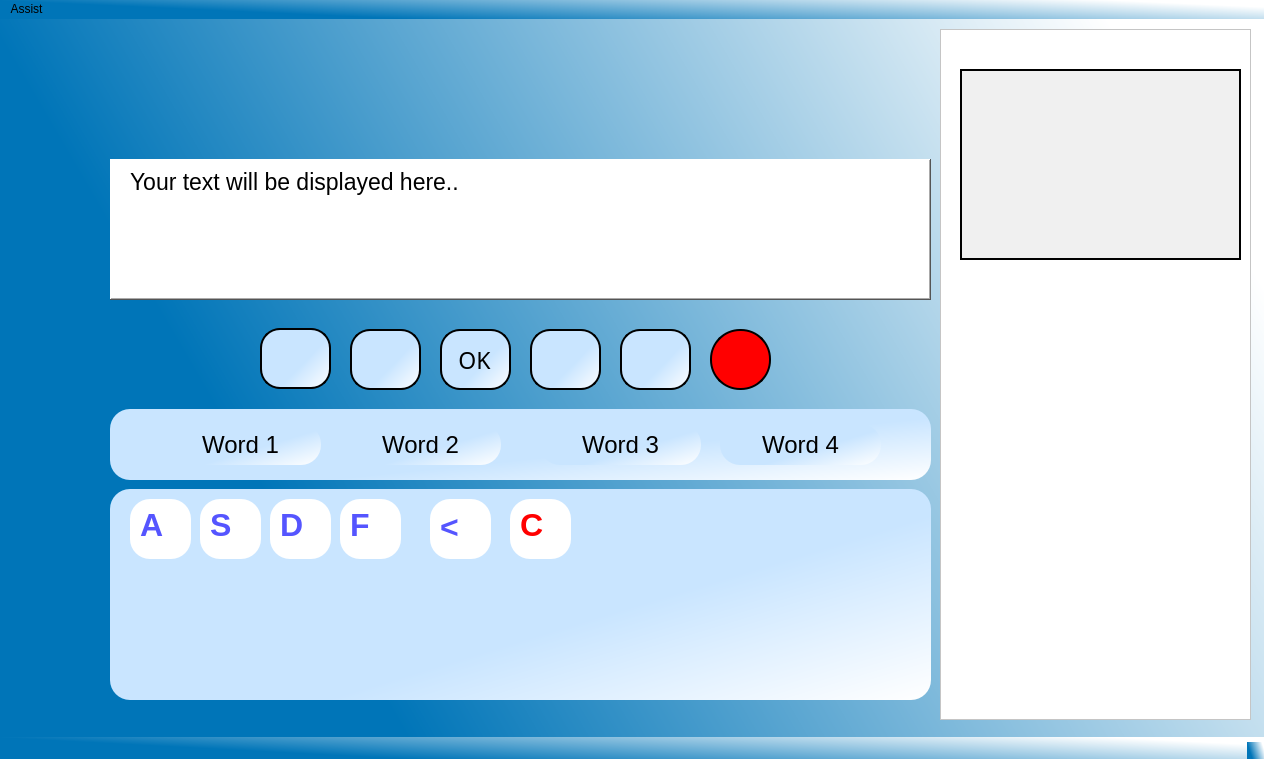
<?xml version="1.0" encoding="UTF-8"?>
<ui version="4.0">
 <class>MainWindow</class>
 <widget class="QMainWindow" name="MainWindow">
  <property name="geometry">
   <rect>
    <x>0</x>
    <y>0</y>
    <width>1264</width>
    <height>759</height>
   </rect>
  </property>
  <property name="windowTitle">
   <string>MainWindow</string>
  </property>
  <property name="styleSheet">
   <string notr="true">
background-color: qlineargradient(spread:pad, x1:0, y1:0.329545, x2:1, y2:0, stop:0.0894737 rgba(0, 117, 184, 255), stop:0.884211 rgba(255, 255, 255, 255));</string>
  </property>
  <widget class="QWidget" name="centralwidget">
   <widget class="QFrame" name="keyboard">
    <property name="geometry">
     <rect>
      <x>110</x>
      <y>470</y>
      <width>821</width>
      <height>211</height>
     </rect>
    </property>
    <property name="styleSheet">
     <string notr="true">
background-color: qlineargradient(spread:pad, x1:0.568, y1:0.636727, x2:1, y2:1, stop:0 rgba(201, 229, 255, 255), stop:1 rgba(255, 255, 255, 255));

border-radius: 20px;</string>
    </property>
    <property name="frameShape">
     <enum>QFrame::WinPanel</enum>
    </property>
    <property name="frameShadow">
     <enum>QFrame::Raised</enum>
    </property>
    <widget class="QFrame" name="a_button">
     <property name="geometry">
      <rect>
       <x>20</x>
       <y>10</y>
       <width>61</width>
       <height>60</height>
      </rect>
     </property>
     <property name="styleSheet">
      <string notr="true">background-color: rgb(255, 255, 255);</string>
     </property>
     <property name="frameShape">
      <enum>QFrame::WinPanel</enum>
     </property>
     <property name="frameShadow">
      <enum>QFrame::Raised</enum>
     </property>
     <property name="lineWidth">
      <number>7</number>
     </property>
     <widget class="QLabel" name="letter_a">
      <property name="geometry">
       <rect>
        <x>10</x>
        <y>10</y>
        <width>31</width>
        <height>31</height>
       </rect>
      </property>
      <property name="font">
       <font>
        <pointsize>24</pointsize>
        <weight>75</weight>
        <bold>true</bold>
       </font>
      </property>
      <property name="styleSheet">
       <string notr="true">color: rgb(85, 85, 255);</string>
      </property>
      <property name="frameShadow">
       <enum>QFrame::Plain</enum>
      </property>
      <property name="text">
       <string>A</string>
      </property>
     </widget>
    </widget>
    <widget class="QFrame" name="s_button">
     <property name="geometry">
      <rect>
       <x>90</x>
       <y>10</y>
       <width>61</width>
       <height>60</height>
      </rect>
     </property>
     <property name="styleSheet">
      <string notr="true">background-color: rgb(255, 255, 255);</string>
     </property>
     <property name="frameShape">
      <enum>QFrame::WinPanel</enum>
     </property>
     <property name="frameShadow">
      <enum>QFrame::Raised</enum>
     </property>
     <property name="lineWidth">
      <number>7</number>
     </property>
     <widget class="QLabel" name="letter_s">
      <property name="geometry">
       <rect>
        <x>10</x>
        <y>10</y>
        <width>31</width>
        <height>31</height>
       </rect>
      </property>
      <property name="font">
       <font>
        <pointsize>24</pointsize>
        <weight>75</weight>
        <bold>true</bold>
       </font>
      </property>
      <property name="styleSheet">
       <string notr="true">color: rgb(85, 85, 255);</string>
      </property>
      <property name="frameShadow">
       <enum>QFrame::Plain</enum>
      </property>
      <property name="text">
       <string>S</string>
      </property>
     </widget>
    </widget>
    <widget class="QFrame" name="d_button">
     <property name="geometry">
      <rect>
       <x>160</x>
       <y>10</y>
       <width>61</width>
       <height>60</height>
      </rect>
     </property>
     <property name="styleSheet">
      <string notr="true">background-color: rgb(255, 255, 255);</string>
     </property>
     <property name="frameShape">
      <enum>QFrame::WinPanel</enum>
     </property>
     <property name="frameShadow">
      <enum>QFrame::Raised</enum>
     </property>
     <property name="lineWidth">
      <number>7</number>
     </property>
     <widget class="QLabel" name="letter_d">
      <property name="geometry">
       <rect>
        <x>10</x>
        <y>10</y>
        <width>31</width>
        <height>31</height>
       </rect>
      </property>
      <property name="font">
       <font>
        <pointsize>24</pointsize>
        <weight>75</weight>
        <bold>true</bold>
       </font>
      </property>
      <property name="styleSheet">
       <string notr="true">color: rgb(85, 85, 255);</string>
      </property>
      <property name="frameShadow">
       <enum>QFrame::Plain</enum>
      </property>
      <property name="text">
       <string>D</string>
      </property>
     </widget>
    </widget>
    <widget class="QFrame" name="f_button">
     <property name="geometry">
      <rect>
       <x>230</x>
       <y>10</y>
       <width>61</width>
       <height>60</height>
      </rect>
     </property>
     <property name="styleSheet">
      <string notr="true">background-color: rgb(255, 255, 255);</string>
     </property>
     <property name="frameShape">
      <enum>QFrame::WinPanel</enum>
     </property>
     <property name="frameShadow">
      <enum>QFrame::Raised</enum>
     </property>
     <property name="lineWidth">
      <number>7</number>
     </property>
     <widget class="QLabel" name="letter_f">
      <property name="geometry">
       <rect>
        <x>10</x>
        <y>10</y>
        <width>31</width>
        <height>31</height>
       </rect>
      </property>
      <property name="font">
       <font>
        <pointsize>24</pointsize>
        <weight>75</weight>
        <bold>true</bold>
       </font>
      </property>
      <property name="styleSheet">
       <string notr="true">color: rgb(85, 85, 255);</string>
      </property>
      <property name="frameShadow">
       <enum>QFrame::Plain</enum>
      </property>
      <property name="text">
       <string>F</string>
      </property>
     </widget>
    </widget>
    <widget class="QFrame" name="back_button">
     <property name="geometry">
      <rect>
       <x>320</x>
       <y>10</y>
       <width>61</width>
       <height>60</height>
      </rect>
     </property>
     <property name="styleSheet">
      <string notr="true">background-color: rgb(255, 255, 255);</string>
     </property>
     <property name="frameShape">
      <enum>QFrame::WinPanel</enum>
     </property>
     <property name="frameShadow">
      <enum>QFrame::Raised</enum>
     </property>
     <property name="lineWidth">
      <number>7</number>
     </property>
     <widget class="QLabel" name="backspace">
      <property name="geometry">
       <rect>
        <x>10</x>
        <y>10</y>
        <width>31</width>
        <height>31</height>
       </rect>
      </property>
      <property name="font">
       <font>
        <pointsize>24</pointsize>
        <weight>75</weight>
        <bold>true</bold>
       </font>
      </property>
      <property name="styleSheet">
       <string notr="true">color: rgb(85, 85, 255);</string>
      </property>
      <property name="frameShadow">
       <enum>QFrame::Plain</enum>
      </property>
      <property name="text">
       <string>&lt;</string>
      </property>
     </widget>
    </widget>
    <widget class="QFrame" name="clear_button">
     <property name="geometry">
      <rect>
       <x>400</x>
       <y>10</y>
       <width>61</width>
       <height>60</height>
      </rect>
     </property>
     <property name="styleSheet">
      <string notr="true">background-color: rgb(255, 255, 255);</string>
     </property>
     <property name="frameShape">
      <enum>QFrame::WinPanel</enum>
     </property>
     <property name="frameShadow">
      <enum>QFrame::Raised</enum>
     </property>
     <property name="lineWidth">
      <number>7</number>
     </property>
     <widget class="QLabel" name="clear_Button">
      <property name="geometry">
       <rect>
        <x>10</x>
        <y>10</y>
        <width>31</width>
        <height>31</height>
       </rect>
      </property>
      <property name="font">
       <font>
        <pointsize>24</pointsize>
        <weight>75</weight>
        <bold>true</bold>
       </font>
      </property>
      <property name="styleSheet">
       <string notr="true">color: rgb(255, 0, 0);</string>
      </property>
      <property name="frameShadow">
       <enum>QFrame::Plain</enum>
      </property>
      <property name="text">
       <string>C</string>
      </property>
     </widget>
    </widget>
   </widget>
   <widget class="QFrame" name="word_palette">
    <property name="geometry">
     <rect>
      <x>110</x>
      <y>390</y>
      <width>821</width>
      <height>71</height>
     </rect>
    </property>
    <property name="styleSheet">
     <string notr="true">background-color: qlineargradient(spread:pad, x1:0.568, y1:0.636727, x2:1, y2:1, stop:0 rgba(201, 229, 255, 255), stop:1 rgba(255, 255, 255, 255));
border-bottom-color: rgb(255, 255, 255);
border-radius: 20px;</string>
    </property>
    <property name="frameShape">
     <enum>QFrame::WinPanel</enum>
    </property>
    <property name="frameShadow">
     <enum>QFrame::Raised</enum>
    </property>
    <widget class="QLabel" name="word1">
     <property name="enabled">
      <bool>true</bool>
     </property>
     <property name="geometry">
      <rect>
       <x>50</x>
       <y>15</y>
       <width>161</width>
       <height>41</height>
      </rect>
     </property>
     <property name="font">
      <font>
       <pointsize>18</pointsize>
       <weight>50</weight>
       <bold>false</bold>
      </font>
     </property>
     <property name="frameShadow">
      <enum>QFrame::Raised</enum>
     </property>
     <property name="text">
      <string>Word 1</string>
     </property>
     <property name="alignment">
      <set>Qt::AlignCenter</set>
     </property>
    </widget>
    <widget class="QLabel" name="word2">
     <property name="enabled">
      <bool>true</bool>
     </property>
     <property name="geometry">
      <rect>
       <x>230</x>
       <y>15</y>
       <width>161</width>
       <height>41</height>
      </rect>
     </property>
     <property name="font">
      <font>
       <pointsize>18</pointsize>
       <weight>50</weight>
       <bold>false</bold>
      </font>
     </property>
     <property name="frameShadow">
      <enum>QFrame::Raised</enum>
     </property>
     <property name="text">
      <string>Word 2</string>
     </property>
     <property name="alignment">
      <set>Qt::AlignCenter</set>
     </property>
    </widget>
    <widget class="QLabel" name="word3">
     <property name="enabled">
      <bool>true</bool>
     </property>
     <property name="geometry">
      <rect>
       <x>430</x>
       <y>15</y>
       <width>161</width>
       <height>41</height>
      </rect>
     </property>
     <property name="font">
      <font>
       <pointsize>18</pointsize>
       <weight>50</weight>
       <bold>false</bold>
      </font>
     </property>
     <property name="frameShadow">
      <enum>QFrame::Raised</enum>
     </property>
     <property name="text">
      <string>Word 3</string>
     </property>
     <property name="alignment">
      <set>Qt::AlignCenter</set>
     </property>
    </widget>
    <widget class="QLabel" name="word4">
     <property name="enabled">
      <bool>true</bool>
     </property>
     <property name="geometry">
      <rect>
       <x>610</x>
       <y>15</y>
       <width>161</width>
       <height>41</height>
      </rect>
     </property>
     <property name="font">
      <font>
       <pointsize>18</pointsize>
       <weight>50</weight>
       <bold>false</bold>
      </font>
     </property>
     <property name="frameShadow">
      <enum>QFrame::Raised</enum>
     </property>
     <property name="text">
      <string>Word 4</string>
     </property>
     <property name="alignment">
      <set>Qt::AlignCenter</set>
     </property>
    </widget>
   </widget>
   <widget class="QFrame" name="Text_Display">
    <property name="geometry">
     <rect>
      <x>110</x>
      <y>140</y>
      <width>821</width>
      <height>141</height>
     </rect>
    </property>
    <property name="styleSheet">
     <string notr="true">background-color: rgb(255, 255, 255);</string>
    </property>
    <property name="frameShape">
     <enum>QFrame::WinPanel</enum>
    </property>
    <property name="frameShadow">
     <enum>QFrame::Raised</enum>
    </property>
    <widget class="QLabel" name="Text_area">
     <property name="geometry">
      <rect>
       <x>20</x>
       <y>10</y>
       <width>781</width>
       <height>111</height>
      </rect>
     </property>
     <property name="font">
      <font>
       <pointsize>17</pointsize>
      </font>
     </property>
     <property name="text">
      <string>Your text will be displayed here..</string>
     </property>
     <property name="alignment">
      <set>Qt::AlignLeading|Qt::AlignLeft|Qt::AlignTop</set>
     </property>
    </widget>
   </widget>
   <widget class="QFrame" name="up_button">
    <property name="geometry">
     <rect>
      <x>260</x>
      <y>309</y>
      <width>71</width>
      <height>61</height>
     </rect>
    </property>
    <property name="styleSheet">
     <string notr="true">background-color: qlineargradient(spread:pad, x1:0.568, y1:0.636727, x2:1, y2:1, stop:0 rgba(201, 229, 255, 255), stop:1 rgba(255, 255, 255, 255));
border: 2px solid black;
border-radius: 20px;
</string>
    </property>
    <property name="frameShape">
     <enum>QFrame::NoFrame</enum>
    </property>
    <property name="frameShadow">
     <enum>QFrame::Plain</enum>
    </property>
    <widget class="QLabel" name="up_icon">
     <property name="geometry">
      <rect>
       <x>10</x>
       <y>10</y>
       <width>51</width>
       <height>41</height>
      </rect>
     </property>
     <property name="styleSheet">
      <string notr="true">background-color: transparent;
border: opx;
border-radius: 0px;
</string>
     </property>
     <property name="text">
      <string/>
     </property>
     <property name="pixmap">
      <pixmap>../images/up.png</pixmap>
     </property>
     <property name="scaledContents">
      <bool>true</bool>
     </property>
    </widget>
   </widget>
   <widget class="QFrame" name="left_button">
    <property name="geometry">
     <rect>
      <x>350</x>
      <y>310</y>
      <width>71</width>
      <height>61</height>
     </rect>
    </property>
    <property name="styleSheet">
     <string notr="true">background-color: qlineargradient(spread:pad, x1:0.568, y1:0.636727, x2:1, y2:1, stop:0 rgba(201, 229, 255, 255), stop:1 rgba(255, 255, 255, 255));
border: 2px solid black;
border-radius: 20px;
</string>
    </property>
    <property name="frameShape">
     <enum>QFrame::NoFrame</enum>
    </property>
    <property name="frameShadow">
     <enum>QFrame::Plain</enum>
    </property>
    <widget class="QLabel" name="left_icon">
     <property name="geometry">
      <rect>
       <x>10</x>
       <y>10</y>
       <width>51</width>
       <height>41</height>
      </rect>
     </property>
     <property name="styleSheet">
      <string notr="true">background-color: transparent;
border: opx;
border-radius: 0px;
</string>
     </property>
     <property name="text">
      <string/>
     </property>
     <property name="pixmap">
      <pixmap>../images/left.png</pixmap>
     </property>
     <property name="scaledContents">
      <bool>true</bool>
     </property>
    </widget>
   </widget>
   <widget class="QFrame" name="ok_button">
    <property name="geometry">
     <rect>
      <x>440</x>
      <y>310</y>
      <width>71</width>
      <height>61</height>
     </rect>
    </property>
    <property name="styleSheet">
     <string notr="true">background-color: qlineargradient(spread:pad, x1:0.568, y1:0.636727, x2:1, y2:1, stop:0 rgba(201, 229, 255, 255), stop:1 rgba(255, 255, 255, 255));
border: 2px solid black;
border-radius: 20px;
</string>
    </property>
    <property name="frameShape">
     <enum>QFrame::NoFrame</enum>
    </property>
    <property name="frameShadow">
     <enum>QFrame::Plain</enum>
    </property>
    <widget class="QLabel" name="ok_icon">
     <property name="geometry">
      <rect>
       <x>4</x>
       <y>5</y>
       <width>61</width>
       <height>51</height>
      </rect>
     </property>
     <property name="font">
      <font>
       <family>Showcard Gothic</family>
       <pointsize>17</pointsize>
      </font>
     </property>
     <property name="styleSheet">
      <string notr="true">background-color: transparent;
border: opx;
border-radius: 0px;
</string>
     </property>
     <property name="text">
      <string>OK</string>
     </property>
     <property name="alignment">
      <set>Qt::AlignCenter</set>
     </property>
    </widget>
   </widget>
   <widget class="QFrame" name="right_button">
    <property name="geometry">
     <rect>
      <x>530</x>
      <y>310</y>
      <width>71</width>
      <height>61</height>
     </rect>
    </property>
    <property name="styleSheet">
     <string notr="true">background-color: qlineargradient(spread:pad, x1:0.568, y1:0.636727, x2:1, y2:1, stop:0 rgba(201, 229, 255, 255), stop:1 rgba(255, 255, 255, 255));
border: 2px solid black;
border-radius: 20px;
</string>
    </property>
    <property name="frameShape">
     <enum>QFrame::NoFrame</enum>
    </property>
    <property name="frameShadow">
     <enum>QFrame::Plain</enum>
    </property>
    <widget class="QLabel" name="right_icon">
     <property name="geometry">
      <rect>
       <x>10</x>
       <y>10</y>
       <width>51</width>
       <height>41</height>
      </rect>
     </property>
     <property name="styleSheet">
      <string notr="true">background-color: transparent;
border: opx;
border-radius: 0px;
</string>
     </property>
     <property name="text">
      <string/>
     </property>
     <property name="pixmap">
      <pixmap>../images/right.png</pixmap>
     </property>
     <property name="scaledContents">
      <bool>true</bool>
     </property>
    </widget>
   </widget>
   <widget class="QFrame" name="down_button">
    <property name="geometry">
     <rect>
      <x>620</x>
      <y>310</y>
      <width>71</width>
      <height>61</height>
     </rect>
    </property>
    <property name="styleSheet">
     <string notr="true">background-color: qlineargradient(spread:pad, x1:0.568, y1:0.636727, x2:1, y2:1, stop:0 rgba(201, 229, 255, 255), stop:1 rgba(255, 255, 255, 255));
border: 2px solid black;
border-radius: 20px;
</string>
    </property>
    <property name="frameShape">
     <enum>QFrame::NoFrame</enum>
    </property>
    <property name="frameShadow">
     <enum>QFrame::Plain</enum>
    </property>
    <widget class="QLabel" name="down_icon">
     <property name="geometry">
      <rect>
       <x>10</x>
       <y>10</y>
       <width>51</width>
       <height>41</height>
      </rect>
     </property>
     <property name="styleSheet">
      <string notr="true">background-color: transparent;
border: opx;
border-radius: 0px;
</string>
     </property>
     <property name="text">
      <string/>
     </property>
     <property name="pixmap">
      <pixmap>../images/down.png</pixmap>
     </property>
     <property name="scaledContents">
      <bool>true</bool>
     </property>
    </widget>
   </widget>
   <widget class="QFrame" name="voice_button">
    <property name="geometry">
     <rect>
      <x>710</x>
      <y>310</y>
      <width>61</width>
      <height>61</height>
     </rect>
    </property>
    <property name="styleSheet">
     <string notr="true">background-color: rgb(255, 0, 0);
border: 2px solid black;
border-radius: 30px;
</string>
    </property>
    <property name="frameShape">
     <enum>QFrame::NoFrame</enum>
    </property>
    <property name="frameShadow">
     <enum>QFrame::Plain</enum>
    </property>
    <widget class="QLabel" name="voice_icon">
     <property name="geometry">
      <rect>
       <x>-30</x>
       <y>-26</y>
       <width>121</width>
       <height>111</height>
      </rect>
     </property>
     <property name="styleSheet">
      <string notr="true">background-color: transparent;
border: opx;
border-radius: 0px;
</string>
     </property>
     <property name="text">
      <string/>
     </property>
     <property name="pixmap">
      <pixmap>../images/voice_icon.png</pixmap>
     </property>
     <property name="scaledContents">
      <bool>true</bool>
     </property>
    </widget>
   </widget>
   <widget class="QLabel" name="logo_label">
    <property name="geometry">
     <rect>
      <x>20</x>
      <y>-60</y>
      <width>261</width>
      <height>231</height>
     </rect>
    </property>
    <property name="styleSheet">
     <string notr="true">background-color: transparent;</string>
    </property>
    <property name="text">
     <string/>
    </property>
    <property name="pixmap">
     <pixmap>../images/logo.png</pixmap>
    </property>
    <property name="scaledContents">
     <bool>true</bool>
    </property>
   </widget>
   <widget class="QFrame" name="video_view">
    <property name="geometry">
     <rect>
      <x>940</x>
      <y>10</y>
      <width>311</width>
      <height>691</height>
     </rect>
    </property>
    <property name="styleSheet">
     <string notr="true">
background-color: white</string>
    </property>
    <property name="frameShape">
     <enum>QFrame::StyledPanel</enum>
    </property>
    <property name="frameShadow">
     <enum>QFrame::Raised</enum>
    </property>
    <widget class="QLabel" name="label">
     <property name="geometry">
      <rect>
       <x>20</x>
       <y>40</y>
       <width>281</width>
       <height>191</height>
      </rect>
     </property>
     <property name="styleSheet">
      <string notr="true">border: 2px solid black;
    background-color: #f0f0f0;</string>
     </property>
     <property name="text">
      <string/>
     </property>
    </widget>
   </widget>
  </widget>
  <widget class="QMenuBar" name="menubar">
   <property name="geometry">
    <rect>
     <x>0</x>
     <y>0</y>
     <width>1264</width>
     <height>26</height>
    </rect>
   </property>
   <widget class="QMenu" name="hlo">
    <property name="title">
     <string>Assist</string>
    </property>
   </widget>
   <addaction name="hlo"/>
  </widget>
  <widget class="QStatusBar" name="statusbar"/>
 </widget>
 <resources/>
 <connections/>
</ui>
